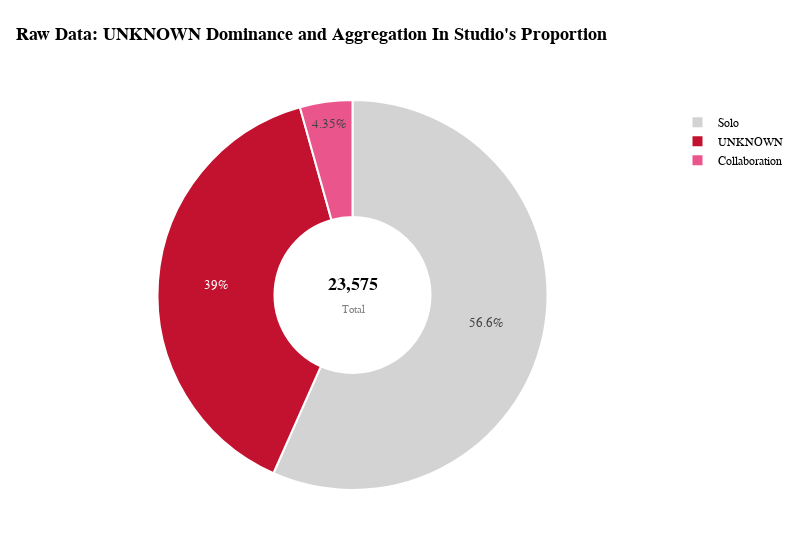

Here is the notebook cell this chart was saved with:
### Markdown cell above
#### **3.3. Studios**

### Code cell
# ==========================================
# 1. DATA PROCESSING
# ==========================================

# Create a copy and clean specific characters
df_studios = df_anime_dataset_2023_prep[['Studios']].copy()
df_studios['Studios'] = df_studios['Studios'].astype(str).str.replace(r"[\[\]\'\"]", "", regex=True)

# Function to classify studio types
def classify_studio(studio_str):
    s = studio_str.strip().upper()
    if s in ["UNKNOWN", "NAN", "","NULL"]:
        return 'UNKNOWN'
    if ',' in studio_str:
        return 'Collaboration'
    return 'Solo'

# Apply classification and count frequencies
df_studios['Production_Type'] = df_studios['Studios'].apply(classify_studio)
studio_counts = df_studios['Production_Type'].value_counts().reset_index()
studio_counts.columns = ['Type', 'Count']
total_projects = studio_counts['Count'].sum()

# Sort Data: Largest to Smallest to ensure consistent clockwise rendering
studio_counts = studio_counts.sort_values(by='Count', ascending=False)

# ==========================================
# 2. COLOR STRATEGY & MAPPING
# ==========================================
color_map = {
    'UNKNOWN': '#C3122F',
    'Collaboration': '#ea568c',
    'Solo': '#D3D3D3'
}

# Map colors to the sorted dataframe
colors = [color_map[t] for t in studio_counts['Type']]

# ==========================================
# 3. VISUALIZATION
# ==========================================

fig = go.Figure(data=[go.Pie(
    labels=studio_counts['Type'],
    values=studio_counts['Count'],
    
    # --- DONUT SETTINGS ---
    hole=0.4, # Creates the donut shape
    
    # --- COLOR & BORDER ---
    marker=dict(colors=colors, line=dict(color='white', width=2)),
    
    # --- LABELS & FORMATTING ---
    # Use 'percent' for the chart slices to avoid clutter
    textinfo='percent',
    textposition='inside',
    textfont=dict(family='Tahoma', size=13),
    
    # --- LEGEND NAMES (ACTION ORIENTED) ---
    sort=False,
    direction='clockwise'
)])

# ==========================================
# 4. LAYOUT SETTINGS (STRICT COMPLIANCE)
# ==========================================

fig.update_layout(
    # GENERAL SETTINGS
    font=dict(family="Tahoma", size=13, color="#000000"),
    
    # --- MARGINS ---
    margin=dict(l=40, r=40, t=100, b=60),
    width=800,
    height=550,
    
    # BACKGROUND 
    plot_bgcolor="white",
    paper_bgcolor="white",
    
    # TITLE 
    title=dict(
        text="<b>Raw Data: UNKNOWN Dominance and Aggregation In Studio's Proportion</b>",
        x=0.02,
        y=0.95,
        xanchor='left',
        yanchor='top'
    ),
    
    # LEGEND
    showlegend=True,
    legend=dict(
        x=1.02, 
        y=0.98, 
        xanchor='left', 
        yanchor='top',
        bgcolor='rgba(0,0,0,0)', # Transparent background
        font=dict(family='Tahoma', size=12)
    ),
    
    # CENTRAL ANNOTATION 
    # Displaying the Total count in the center of the Donut
    annotations=[dict(
        text=f'<b>{total_projects:,.0f}</b><br><span style="font-size:11px; color:gray">Total</span>',
        x=0.5, y=0.5, 
        font=dict(family='Tahoma', size=18, color='black'),
        showarrow=False
    )]
)

fig.show()

try:
    save_chart(fig, step="03", stt="IV_B_3.1.Studio1", title="Raw_Data_UNKNOWN_Dominance_and_Aggregation_In_Studios_Proportion")
except Exception as e:
    print(f"⚠️ Could not save chart due to Kaleido error: {e}")
    print("✅ Chart is displayed below regardless.")

### Figure 1 — Plotly figure (JSON) as saved in the notebook; plotly's stock layout.template omitted (floating-point values rounded to 4 significant figures)
{"data": [{"direction": "clockwise", "hole": 0.4, "labels": ["Solo", "UNKNOWN", "Collaboration"], "marker": {"colors": ["#D3D3D3", "#C3122F", "#ea568c"], "line": {"color": "white", "width": 2}}, "sort": false, "textfont": {"family": "Tahoma", "size": 13}, "textinfo": "percent", "textposition": "inside", "type": "pie", "values": [13354, 9196, 1025]}], "layout": {"annotations": [{"font": {"color": "black", "family": "Tahoma", "size": 18}, "showarrow": false, "text": "<b>23,575</b><br><span style=\"font-size:11px; color:gray\">Total</span>", "x": 0.5, "y": 0.5}], "font": {"color": "#000000", "family": "Tahoma", "size": 13}, "height": 550, "legend": {"bgcolor": "rgba(0,0,0,0)", "font": {"family": "Tahoma", "size": 12}, "x": 1.02, "xanchor": "left", "y": 0.98, "yanchor": "top"}, "margin": {"b": 60, "l": 40, "r": 40, "t": 100}, "paper_bgcolor": "white", "plot_bgcolor": "white", "showlegend": true, "title": {"text": "<b>Raw Data: UNKNOWN Dominance and Aggregation In Studio's Proportion</b>", "x": 0.02, "xanchor": "left", "y": 0.95, "yanchor": "top"}, "width": 800}}
